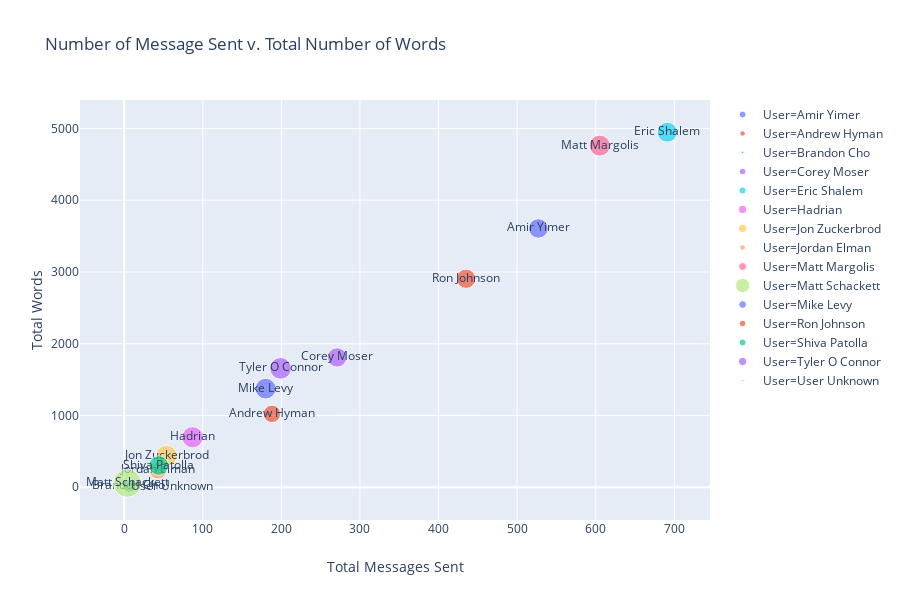

The notebook cell this image was saved under:
### Code cell
px.scatter(df_merge, x='Num_Msg', y='number_of_words',
          color='User', trendline='ols', size='words_per_msg', text='User',
          title = 'Number of Message Sent v. Total Number of Words',
          labels ={'number_of_words': 'Total Words', "Num_Msg":'Total Messages Sent'})

### Figure 1 — Plotly figure (JSON) as saved in the notebook; plotly's stock layout.template omitted (floating-point values rounded to 4 significant figures)
{"data": [{"hovertemplate": "User=Amir Yimer<br>Total Messages Sent=%{x}<br>Total Words=%{y}<br>words_per_msg=%{marker.size}<br>User=%{text}<extra></extra>", "legendgroup": "User=Amir Yimer", "marker": {"color": "#636efa", "size": [6.844], "sizemode": "area", "sizeref": 0.03562, "symbol": "circle"}, "mode": "markers+text", "name": "User=Amir Yimer", "showlegend": true, "text": ["Amir Yimer"], "type": "scatter", "uid": "f41b8456-2406-419b-bcde-d29ba2361301", "x": [527], "xaxis": "x", "y": [3607], "yaxis": "y"}, {"hovertemplate": "User=Amir Yimer<extra></extra>", "legendgroup": "User=Amir Yimer", "marker": {"color": "#636efa", "symbol": "circle"}, "mode": "lines", "name": "User=Amir Yimer", "showlegend": false, "type": "scatter", "uid": "548f8ee1-e455-4c62-9031-736e2258c859", "xaxis": "x", "yaxis": "y"}, {"hovertemplate": "User=Andrew Hyman<br>Total Messages Sent=%{x}<br>Total Words=%{y}<br>words_per_msg=%{marker.size}<br>User=%{text}<extra></extra>", "legendgroup": "User=Andrew Hyman", "marker": {"color": "#EF553B", "size": [5.441], "sizemode": "area", "sizeref": 0.03562, "symbol": "circle"}, "mode": "markers+text", "name": "User=Andrew Hyman", "showlegend": true, "text": ["Andrew Hyman"], "type": "scatter", "uid": "0b7f7e29-3a9b-4954-acb8-f746eaa9e4c6", "x": [188], "xaxis": "x", "y": [1023], "yaxis": "y"}, {"hovertemplate": "User=Andrew Hyman<extra></extra>", "legendgroup": "User=Andrew Hyman", "marker": {"color": "#EF553B", "symbol": "circle"}, "mode": "lines", "name": "User=Andrew Hyman", "showlegend": false, "type": "scatter", "uid": "a1dace90-be0d-43f3-a1a8-f290552b7b73", "xaxis": "x", "yaxis": "y"}, {"hovertemplate": "User=Brandon Cho<br>Total Messages Sent=%{x}<br>Total Words=%{y}<br>words_per_msg=%{marker.size}<br>User=%{text}<extra></extra>", "legendgroup": "User=Brandon Cho", "marker": {"color": "#00cc96", "size": [2.667], "sizemode": "area", "sizeref": 0.03562, "symbol": "circle"}, "mode": "markers+text", "name": "User=Brandon Cho", "showlegend": true, "text": ["Brandon Cho"], "type": "scatter", "uid": "6f10d607-3594-44d5-a626-7c825ec68a2c", "x": [6], "xaxis": "x", "y": [16], "yaxis": "y"}, {"hovertemplate": "User=Brandon Cho<extra></extra>", "legendgroup": "User=Brandon Cho", "marker": {"color": "#00cc96", "symbol": "circle"}, "mode": "lines", "name": "User=Brandon Cho", "showlegend": false, "type": "scatter", "uid": "5dba2b9d-87ab-4507-8f5d-d8e836d4d6ff", "xaxis": "x", "yaxis": "y"}, {"hovertemplate": "User=Corey Moser<br>Total Messages Sent=%{x}<br>Total Words=%{y}<br>words_per_msg=%{marker.size}<br>User=%{text}<extra></extra>", "legendgroup": "User=Corey Moser", "marker": {"color": "#ab63fa", "size": [6.675], "sizemode": "area", "sizeref": 0.03562, "symbol": "circle"}, "mode": "markers+text", "name": "User=Corey Moser", "showlegend": true, "text": ["Corey Moser"], "type": "scatter", "uid": "d44d8e1b-f645-4816-a229-ebb9e0935592", "x": [271], "xaxis": "x", "y": [1809], "yaxis": "y"}, {"hovertemplate": "User=Corey Moser<extra></extra>", "legendgroup": "User=Corey Moser", "marker": {"color": "#ab63fa", "symbol": "circle"}, "mode": "lines", "name": "User=Corey Moser", "showlegend": false, "type": "scatter", "uid": "9794cc74-25cb-4b1d-a31e-caa70d8c0d50", "xaxis": "x", "yaxis": "y"}, {"hovertemplate": "User=Eric Shalem<br>Total Messages Sent=%{x}<br>Total Words=%{y}<br>words_per_msg=%{marker.size}<br>User=%{text}<extra></extra>", "legendgroup": "User=Eric Shalem", "marker": {"color": "#19d3f3", "size": [7.161], "sizemode": "area", "sizeref": 0.03562, "symbol": "circle"}, "mode": "markers+text", "name": "User=Eric Shalem", "showlegend": true, "text": ["Eric Shalem"], "type": "scatter", "uid": "d7827172-af68-44fa-9c59-56f38210624c", "x": [691], "xaxis": "x", "y": [4948], "yaxis": "y"}, {"hovertemplate": "User=Eric Shalem<extra></extra>", "legendgroup": "User=Eric Shalem", "marker": {"color": "#19d3f3", "symbol": "circle"}, "mode": "lines", "name": "User=Eric Shalem", "showlegend": false, "type": "scatter", "uid": "caebb362-de7e-442a-9f57-fff7a84d612c", "xaxis": "x", "yaxis": "y"}, {"hovertemplate": "User=Hadrian<br>Total Messages Sent=%{x}<br>Total Words=%{y}<br>words_per_msg=%{marker.size}<br>User=%{text}<extra></extra>", "legendgroup": "User=Hadrian", "marker": {"color": "#e763fa", "size": [8.011], "sizemode": "area", "sizeref": 0.03562, "symbol": "circle"}, "mode": "markers+text", "name": "User=Hadrian", "showlegend": true, "text": ["Hadrian"], "type": "scatter", "uid": "5e6ff822-8594-45cf-9ea2-a503cbe45045", "x": [87], "xaxis": "x", "y": [697], "yaxis": "y"}, {"hovertemplate": "User=Hadrian<extra></extra>", "legendgroup": "User=Hadrian", "marker": {"color": "#e763fa", "symbol": "circle"}, "mode": "lines", "name": "User=Hadrian", "showlegend": false, "type": "scatter", "uid": "4cdb40ad-f49e-455c-9ba8-e4f41a767252", "xaxis": "x", "yaxis": "y"}, {"hovertemplate": "User=Jon Zuckerbrod<br>Total Messages Sent=%{x}<br>Total Words=%{y}<br>words_per_msg=%{marker.size}<br>User=%{text}<extra></extra>", "legendgroup": "User=Jon Zuckerbrod", "marker": {"color": "#fecb52", "size": [8.13], "sizemode": "area", "sizeref": 0.03562, "symbol": "circle"}, "mode": "markers+text", "name": "User=Jon Zuckerbrod", "showlegend": true, "text": ["Jon Zuckerbrod"], "type": "scatter", "uid": "f5923072-bdf8-4952-af7d-01926d99f9db", "x": [54], "xaxis": "x", "y": [439], "yaxis": "y"}, {"hovertemplate": "User=Jon Zuckerbrod<extra></extra>", "legendgroup": "User=Jon Zuckerbrod", "marker": {"color": "#fecb52", "symbol": "circle"}, "mode": "lines", "name": "User=Jon Zuckerbrod", "showlegend": false, "type": "scatter", "uid": "74b9b3c0-fd85-49e9-91ed-0a02b26a6f80", "xaxis": "x", "yaxis": "y"}, {"hovertemplate": "User=Jordan Elman<br>Total Messages Sent=%{x}<br>Total Words=%{y}<br>words_per_msg=%{marker.size}<br>User=%{text}<extra></extra>", "legendgroup": "User=Jordan Elman", "marker": {"color": "#ffa15a", "size": [5.512], "sizemode": "area", "sizeref": 0.03562, "symbol": "circle"}, "mode": "markers+text", "name": "User=Jordan Elman", "showlegend": true, "text": ["Jordan Elman"], "type": "scatter", "uid": "4257c4f6-903a-41d3-b309-bec75f1687f2", "x": [43], "xaxis": "x", "y": [237], "yaxis": "y"}, {"hovertemplate": "User=Jordan Elman<extra></extra>", "legendgroup": "User=Jordan Elman", "marker": {"color": "#ffa15a", "symbol": "circle"}, "mode": "lines", "name": "User=Jordan Elman", "showlegend": false, "type": "scatter", "uid": "9cc81db9-657a-4ecc-a0eb-3684f5cc951f", "xaxis": "x", "yaxis": "y"}, {"hovertemplate": "User=Matt Margolis<br>Total Messages Sent=%{x}<br>Total Words=%{y}<br>words_per_msg=%{marker.size}<br>User=%{text}<extra></extra>", "legendgroup": "User=Matt Margolis", "marker": {"color": "#ff6692", "size": [7.869], "sizemode": "area", "sizeref": 0.03562, "symbol": "circle"}, "mode": "markers+text", "name": "User=Matt Margolis", "showlegend": true, "text": ["Matt Margolis"], "type": "scatter", "uid": "e01fdb2b-8d59-4d54-8beb-28d303e7af93", "x": [605], "xaxis": "x", "y": [4761], "yaxis": "y"}, {"hovertemplate": "User=Matt Margolis<extra></extra>", "legendgroup": "User=Matt Margolis", "marker": {"color": "#ff6692", "symbol": "circle"}, "mode": "lines", "name": "User=Matt Margolis", "showlegend": false, "type": "scatter", "uid": "23afd905-3b6b-41f5-b6c2-88ea061c75c9", "xaxis": "x", "yaxis": "y"}, {"hovertemplate": "User=Matt Schackett<br>Total Messages Sent=%{x}<br>Total Words=%{y}<br>words_per_msg=%{marker.size}<br>User=%{text}<extra></extra>", "legendgroup": "User=Matt Schackett", "marker": {"color": "#b6e880", "size": [14.25], "sizemode": "area", "sizeref": 0.03562, "symbol": "circle"}, "mode": "markers+text", "name": "User=Matt Schackett", "showlegend": true, "text": ["Matt Schackett"], "type": "scatter", "uid": "45887666-a94e-4f0d-8a55-21f3ae75e1d8", "x": [4], "xaxis": "x", "y": [57], "yaxis": "y"}, {"hovertemplate": "User=Matt Schackett<extra></extra>", "legendgroup": "User=Matt Schackett", "marker": {"color": "#b6e880", "symbol": "circle"}, "mode": "lines", "name": "User=Matt Schackett", "showlegend": false, "type": "scatter", "uid": "898f6b7a-e0d0-47f8-9772-e5c3dba2347f", "xaxis": "x", "yaxis": "y"}, {"hovertemplate": "User=Mike Levy<br>Total Messages Sent=%{x}<br>Total Words=%{y}<br>words_per_msg=%{marker.size}<br>User=%{text}<extra></extra>", "legendgroup": "User=Mike Levy", "marker": {"color": "#636efa", "size": [7.633], "sizemode": "area", "sizeref": 0.03562, "symbol": "circle"}, "mode": "markers+text", "name": "User=Mike Levy", "showlegend": true, "text": ["Mike Levy"], "type": "scatter", "uid": "bd03a84c-d404-492a-8f13-3725d88692b6", "x": [180], "xaxis": "x", "y": [1374], "yaxis": "y"}, {"hovertemplate": "User=Mike Levy<extra></extra>", "legendgroup": "User=Mike Levy", "marker": {"color": "#636efa", "symbol": "circle"}, "mode": "lines", "name": "User=Mike Levy", "showlegend": false, "type": "scatter", "uid": "85f7a649-4ca9-41be-8fba-4a0e512b5c19", "xaxis": "x", "yaxis": "y"}, {"hovertemplate": "User=Ron Johnson<br>Total Messages Sent=%{x}<br>Total Words=%{y}<br>words_per_msg=%{marker.size}<br>User=%{text}<extra></extra>", "legendgroup": "User=Ron Johnson", "marker": {"color": "#EF553B", "size": [6.68], "sizemode": "area", "sizeref": 0.03562, "symbol": "circle"}, "mode": "markers+text", "name": "User=Ron Johnson", "showlegend": true, "text": ["Ron Johnson"], "type": "scatter", "uid": "e24abe95-f094-46c7-82e8-d1771fc5d84d", "x": [435], "xaxis": "x", "y": [2906], "yaxis": "y"}, {"hovertemplate": "User=Ron Johnson<extra></extra>", "legendgroup": "User=Ron Johnson", "marker": {"color": "#EF553B", "symbol": "circle"}, "mode": "lines", "name": "User=Ron Johnson", "showlegend": false, "type": "scatter", "uid": "fe1f622f-529a-4a74-acb4-0db84a76d039", "xaxis": "x", "yaxis": "y"}, {"hovertemplate": "User=Shiva Patolla<br>Total Messages Sent=%{x}<br>Total Words=%{y}<br>words_per_msg=%{marker.size}<br>User=%{text}<extra></extra>", "legendgroup": "User=Shiva Patolla", "marker": {"color": "#00cc96", "size": [6.886], "sizemode": "area", "sizeref": 0.03562, "symbol": "circle"}, "mode": "markers+text", "name": "User=Shiva Patolla", "showlegend": true, "text": ["Shiva Patolla"], "type": "scatter", "uid": "f4a8f89d-bca7-4362-a962-436ab0acdf42", "x": [44], "xaxis": "x", "y": [303], "yaxis": "y"}, {"hovertemplate": "User=Shiva Patolla<extra></extra>", "legendgroup": "User=Shiva Patolla", "marker": {"color": "#00cc96", "symbol": "circle"}, "mode": "lines", "name": "User=Shiva Patolla", "showlegend": false, "type": "scatter", "uid": "67177f15-fbe4-4d09-a1a9-0afe49ee6ef8", "xaxis": "x", "yaxis": "y"}, {"hovertemplate": "User=Tyler O Connor<br>Total Messages Sent=%{x}<br>Total Words=%{y}<br>words_per_msg=%{marker.size}<br>User=%{text}<extra></extra>", "legendgroup": "User=Tyler O Connor", "marker": {"color": "#ab63fa", "size": [8.327], "sizemode": "area", "sizeref": 0.03562, "symbol": "circle"}, "mode": "markers+text", "name": "User=Tyler O Connor", "showlegend": true, "text": ["Tyler O Connor"], "type": "scatter", "uid": "aebbf8b6-9891-4f56-ac3f-415890838ece", "x": [199], "xaxis": "x", "y": [1657], "yaxis": "y"}, {"hovertemplate": "User=Tyler O Connor<extra></extra>", "legendgroup": "User=Tyler O Connor", "marker": {"color": "#ab63fa", "symbol": "circle"}, "mode": "lines", "name": "User=Tyler O Connor", "showlegend": false, "type": "scatter", "uid": "37d1f798-da94-4efd-832f-30d0580d6cee", "xaxis": "x", "yaxis": "y"}, {"hovertemplate": "User=User Unknown<br>Total Messages Sent=%{x}<br>Total Words=%{y}<br>words_per_msg=%{marker.size}<br>User=%{text}<extra></extra>", "legendgroup": "User=User Unknown", "marker": {"color": "#19d3f3", "size": [0], "sizemode": "area", "sizeref": 0.03562, "symbol": "circle"}, "mode": "markers+text", "name": "User=User Unknown", "showlegend": true, "text": ["User Unknown"], "type": "scatter", "uid": "7ee87511-46bd-4711-9b67-6c7b2e3372af", "x": [61], "xaxis": "x", "y": [0], "yaxis": "y"}, {"hovertemplate": "User=User Unknown<extra></extra>", "legendgroup": "User=User Unknown", "marker": {"color": "#19d3f3", "symbol": "circle"}, "mode": "lines", "name": "User=User Unknown", "showlegend": false, "type": "scatter", "uid": "dc92ecc8-d01b-40b1-9e9f-572df61bb2a8", "xaxis": "x", "yaxis": "y"}], "layout": {"grid": {"xaxes": ["x"], "xgap": 0.1, "xside": "bottom", "yaxes": ["y"], "ygap": 0.1, "yside": "left"}, "height": 600, "legend": {"tracegroupgap": 0}, "title": {"text": "Number of Message Sent v. Total Number of Words"}, "xaxis": {"title": {"text": "Total Messages Sent"}}, "yaxis": {"title": {"text": "Total Words"}}}}
